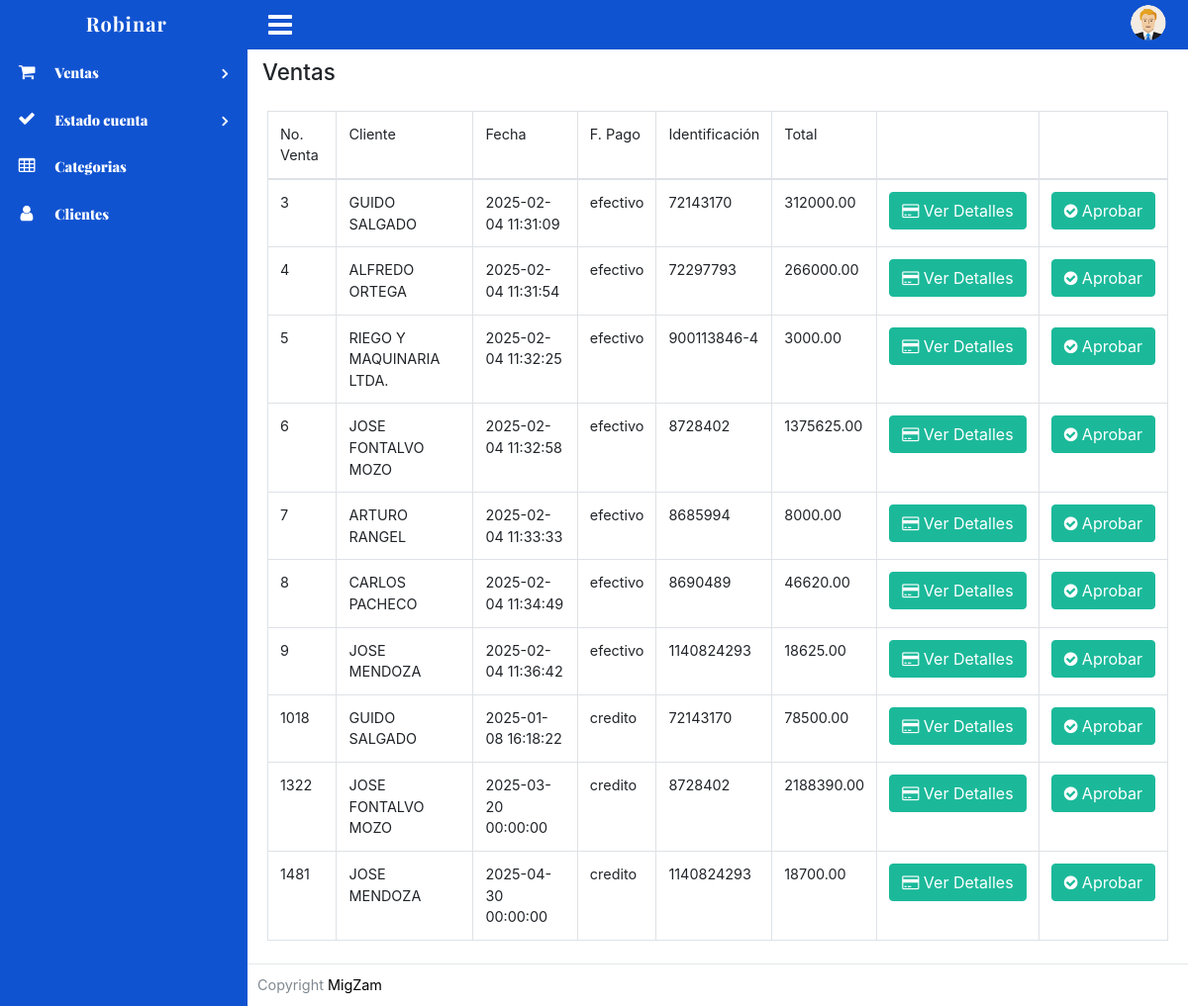
Before: /vistas/marcar_ventas.php (signed in) with the older database file.
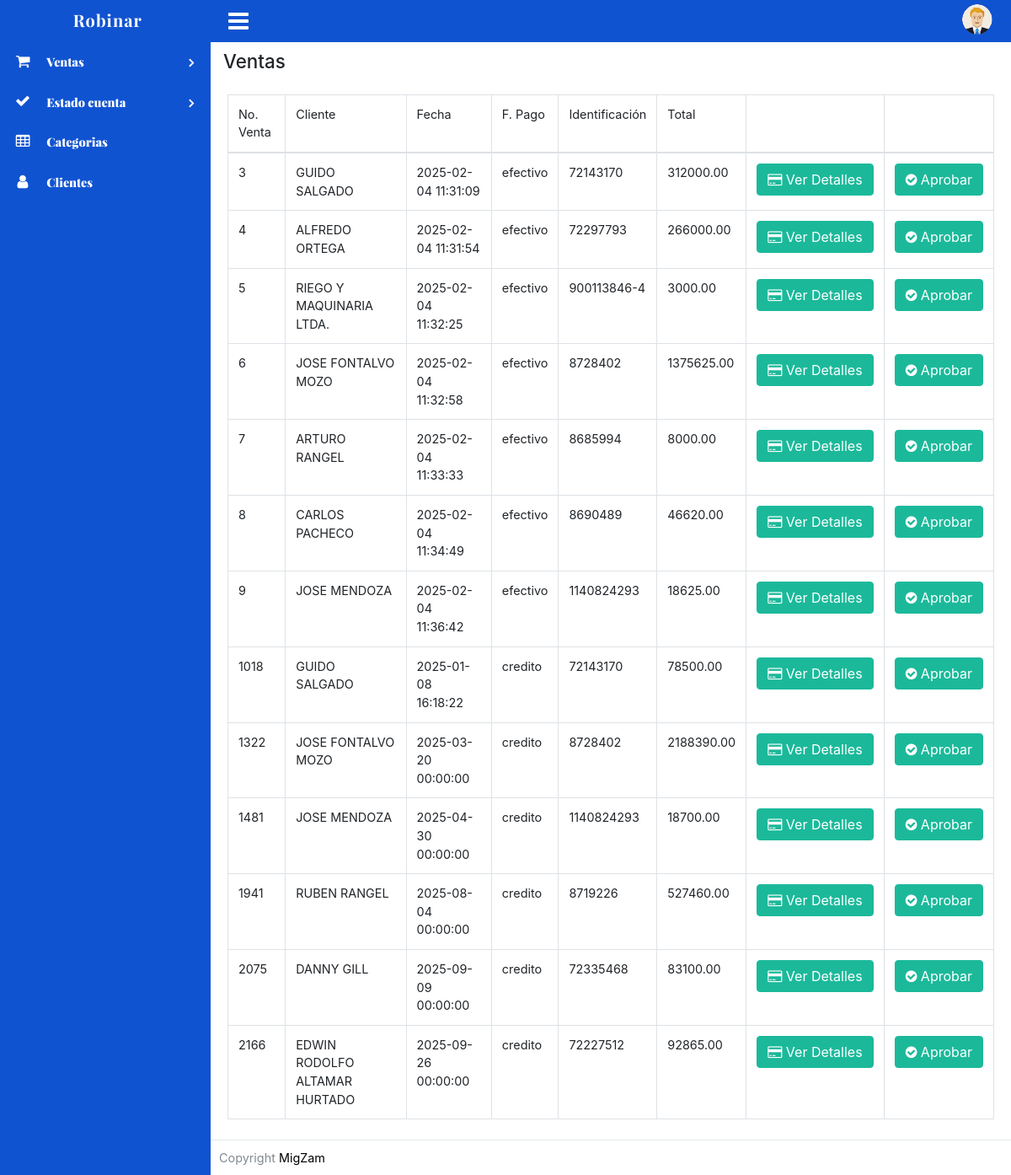
After: the same page with the newer database file.
### tables this page shows
CREATE TABLE `ventas` (
  `id_venta` int(11) NOT NULL,
  `fecha` datetime DEFAULT NULL,
  `cliente` varchar(100) DEFAULT NULL,
  `estado` varchar(20) DEFAULT NULL,
  `total` decimal(20,2) DEFAULT NULL,
  `tipo` varchar(50) DEFAULT NULL,
  `id_cliente` varchar(15) DEFAULT NULL,
  `credito_pendiente` decimal(20,2) DEFAULT 0.00,
  `estado_credito` enum('pendiente','pagado') DEFAULT 'pendiente'
);

### clases/Venta.php (called while the page is built, shortened)
<?php
class Venta
{
    public function mostrarI()
    {
        $c = new Conexion();
        $conexion = $c->conectar();
        $sql = "select * from ventas where estado = 'I'";
        $result = mysqli_query($conexion, $sql);
        return $result;
    }
}

### vistas/marcar_ventas.php (the view, shortened to what this page needs)
<?php
require 'header.php';
if(isset($_SESSION['usuario']))
{
?>
    <div class="content-page">
    <div class="content">
        <div class="container-fluid">
                    <div class="row">
                                <div class="col-xl-12">
                                        <div class="breadcrumb-holder">
                                                <h1 class="main-title float-left">Ventas</h1>
                                                <div class="clearfix">
                                                </div>
                                        </div>
                                </div>
                    </div>
                    <div class="row">
            <?php
        require_once '../clases/Venta.php';
        $obj = new Venta();
        $result = $obj->mostrarI();
        ?>
                        <div class="col-lg-12">
<table id="dtventas" class="table table-bordered table-hover table-condensed">
                    <thead>
                        <tr>
                            <td>No. Venta</td>
                            <td>Cliente</td>
                            <td>Fecha</td>
                            <td>F. Pago</td>
                            <td>Identificación</td>
                            <td>Total</td>
                            <td style="width:15px"></td>
                            <td style="width:15px"></td>
                        </tr>
                    </thead>
                    <tbody>
<?php
	while($fila=mysqli_fetch_row($result))
	{
 ?>
    <tr>
		<td><?php echo $fila[0] ?></td>
		<td><?php echo $fila[2] ?></td>
		<td><?php echo $fila[1] ?></td>
		<td><?php echo $fila[5] ?></td>
		<td><?php echo $fila[6] ?></td>
		<td><?php echo $fila[4] ?></td>
        <td>
                    <a href="#" class="btn btn-success" data-toggle="modal" data-target="#exampleModal" onclick="functions('<?php echo $fila[0] ?>')">
                        <span class="fa fa-credit-card" role="button" data-toggle="tooltip" data-placement="top" title="Generar Recibo"></span> Ver Detalles
                    </a>
        </td>
        <td>
                    <a href="#" class="btn btn-success"  onclick="marcar('<?php echo $fila[0] ?>')">
                        <span class="fa fa-check-circle" role="button" data-toggle="tooltip" data-placement="top" title="Marcar Venta"></span>
                        Aprobar
                    </a>
        </td>
	</tr>
	<?php
} ?>
                    </tbody>
</table>
                        </div>
                    </div>
        </div>
    </div>
</div>
<?php
require 'footer.php';
}
else {
	header("location:../index.php");
}
?>

Changed rows visible on the page:
added ventas: id_venta "1941", cliente "RUBEN RANGEL", fecha "2025-08-04 00:00:00", tipo "credito", id_cliente "8719226", total "527460.00"
added ventas: id_venta "2075", cliente "DANNY GILL", fecha "2025-09-09 00:00:00", tipo "credito", id_cliente "72335468", total "83100.00"
added ventas: id_venta "2166", cliente "EDWIN RODOLFO ALTAMAR HURTADO", fecha "2025-09-26 00:00:00", tipo "credito", id_cliente "72227512", total "92865.00"
